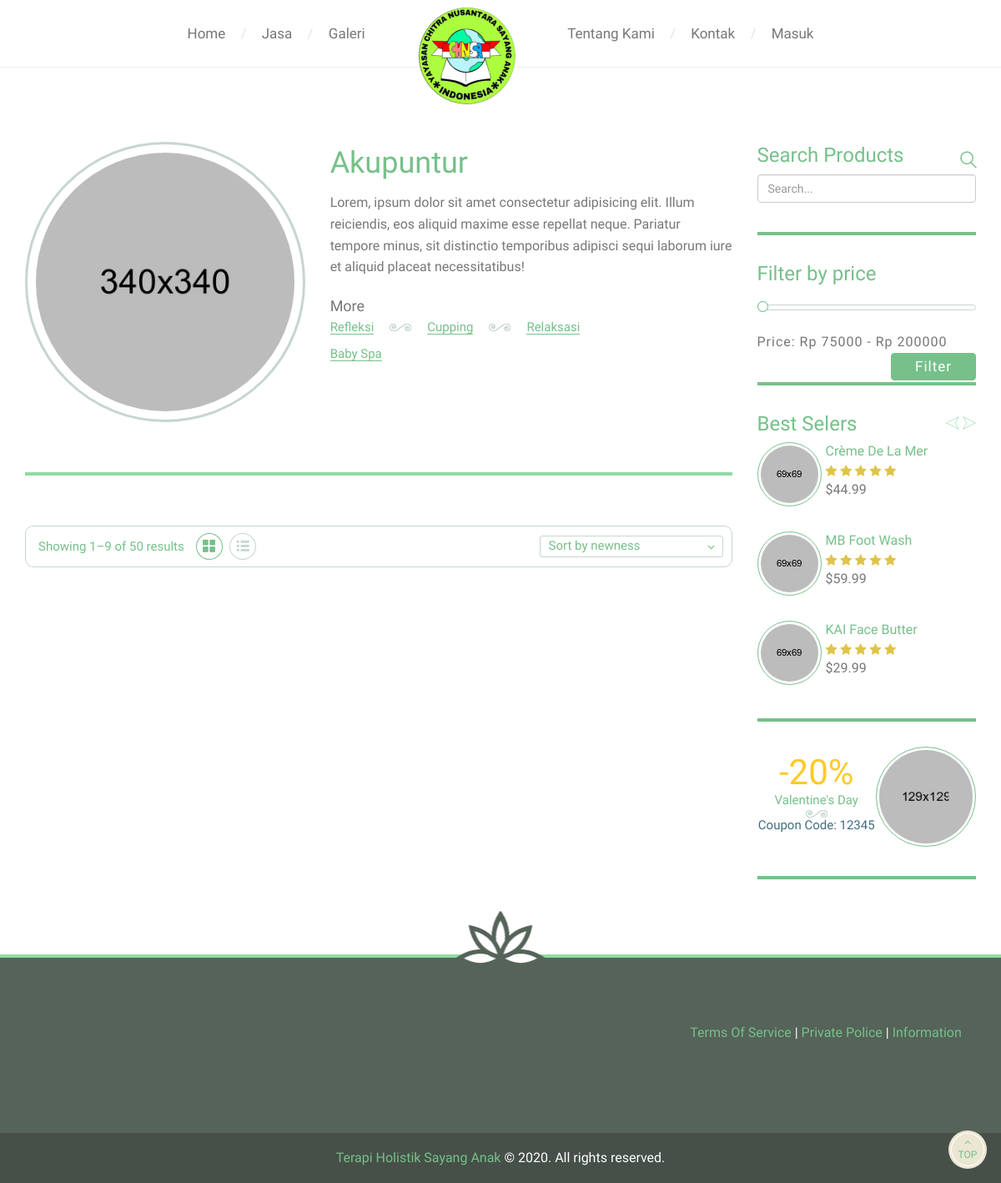
The app's page /index.php/landing/search, older data.
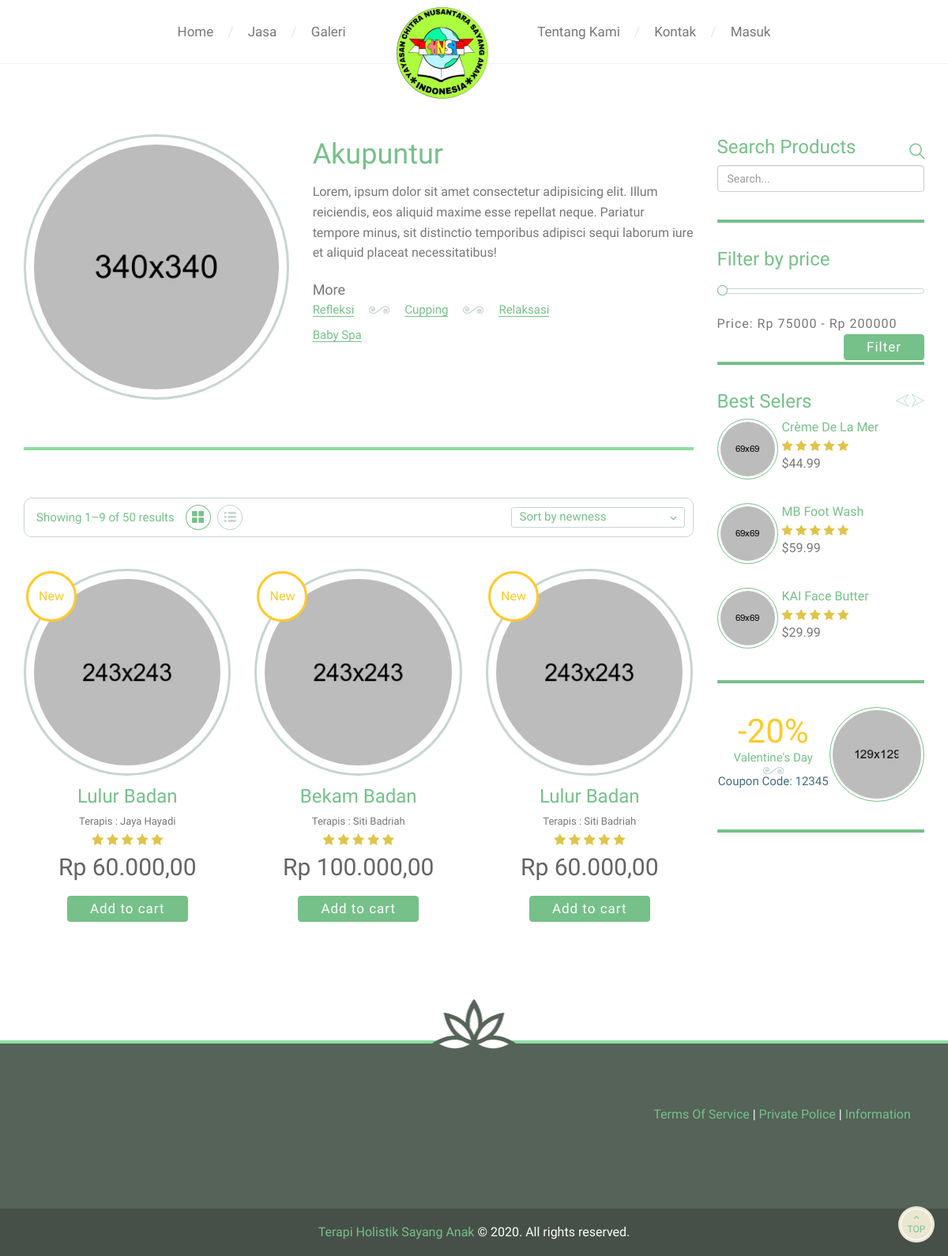
The same page, newer data.
### tables this page shows
CREATE TABLE `layanan` (
  `id_layanan` int(11) NOT NULL,
  `jenis` varchar(50) NOT NULL,
  `nama` varchar(50) NOT NULL,
  `durasi` varchar(30) NOT NULL,
  `harga` int(11) NOT NULL
);

CREATE TABLE `user` (
  `id_user` int(11) NOT NULL,
  `nama` varchar(50) NOT NULL,
  `email` varchar(50) NOT NULL,
  `password` varchar(50) NOT NULL,
  `hak_akses` varchar(20) NOT NULL
);

### application/controllers/Landing.php (called while the page is built, shortened)
<?php
class Landing extends CI_Controller
{
    function __construct()
    {
        $this->load->model('Search_model');
    }
    public function search()
    {
        $keyword = $this->input->post('keyword');
        $data['landing'] = $this->Search_model->get_search_keyword($keyword);
        $data['_view'] = 'landing/search';
        $this->load->view('templates/relish/header', $data);
        $this->load->view('landing/search', $data);
        $this->load->view('templates/relish/footer', $data);
    }
}

### index.php (called while the page is built, shortened)
<?php
require_once BASEPATH.'core/CodeIgniter.php';

### application/models/Search_model.php (called while the page is built, shortened)
<?php
class Search_model extends CI_Model
{
   public function get_search_keyword($keyword){
            $this->db->select('user.nama as terapis,layanan.jenis,layanan.nama,layanan.durasi,layanan.harga');
            $this->db->from('layanan');
            $this->db->join('detail_layanan', 'layanan.id_layanan=detail_layanan.id_layanan');
            $this->db->join('terapis', 'terapis.id_terapis=detail_layanan.id_terapis');
            $this->db->join('user', 'user.id_user=terapis.id_user');
            $this->db->like('layanan.nama',$keyword);
            $this->db->or_like('user.nama',$keyword);
        return $this->db->get()->result();
    }
}

### application/views/landing/search.php (the view, shortened to what the changed rows need)
<section class="page-section">
  <div class="container">
    <div class="row shop-single">
      <div class="col-md-9 woocommerce">
        <div class="row mt-40 products">
          <?php foreach($landing as $row) { ?>
          <div class="col-md-4 col-sm-4 mb-60">
            <div class="shop-container align-center alt-2">
              <a href="<?= base_url('assets/relish/images/shop/img-1@2x.jpg'); ?>" class="lightbox mfp-image">
                <div class="shop-media">
                  <div class="shop-img">
                    <img src="<?= base_url('assets/relish/images/shop/img-1.jpg'); ?>" data-at2x="<?= base_url('assets/relish/images/shop/img-1@2x.jpg'); ?>" alt />
                  </div>
                  <div class="label-new label-left font-alt">New</div>
                </div>
              </a>
              <a href="#">
                <h3 class="shop-title font-alt"><?php echo $row->nama; ?></h3>
              </a>
              <a href="#">
                <font size="2">Terapis : <?php echo $row->terapis; ?></font>
              </a>
              <div class="shop-stars">
                <i class="fa fa-star"></i>
                <i class="fa fa-star"></i>
                <i class="fa fa-star"></i>
                <i class="fa fa-star"></i>
                <i class="fa fa-star"></i>
              </div>
              <div class="shop-price font-alt"><?php echo "Rp ".number_format($row->harga, 2, ",", "."); ?>
              <span></span></div>
              <a href="#" class="button small">Add to cart</a>
            </div>
          </div>
           <?php } ?>
        </div>
      </div>
    </div>
  </div>
</section>

Row changes from the older to the newer data that the page shows:
added layanan: nama "Lulur Badan", user.nama "Jaya Hayadi", harga "60.000,00", user.nama "Siti Badriah"
now on this page (row unchanged): layanan: nama "Bekam Badan", user.nama "Siti Badriah", harga "100.000,00"
